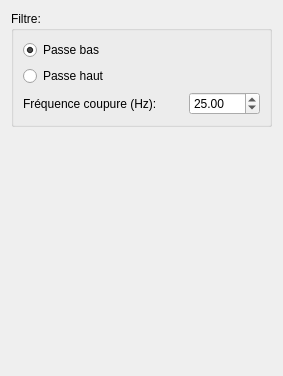
<?xml version="1.0" encoding="UTF-8"?>
<ui version="4.0">
 <class>Form</class>
 <widget class="QWidget" name="Form">
  <property name="geometry">
   <rect>
    <x>0</x>
    <y>0</y>
    <width>283</width>
    <height>376</height>
   </rect>
  </property>
  <property name="windowTitle">
   <string>Form</string>
  </property>
  <layout class="QVBoxLayout" name="verticalLayout">
   <item>
    <widget class="QGroupBox" name="groupBox_2">
     <property name="title">
      <string>Filtre:</string>
     </property>
     <layout class="QVBoxLayout" name="verticalLayout_3">
      <item>
       <widget class="QRadioButton" name="radioButton_4">
        <property name="text">
         <string>Passe bas</string>
        </property>
        <property name="checked">
         <bool>true</bool>
        </property>
       </widget>
      </item>
      <item>
       <widget class="QRadioButton" name="radioButton_5">
        <property name="text">
         <string>Passe haut</string>
        </property>
       </widget>
      </item>
      <item>
       <widget class="QWidget" name="widget" native="true">
        <layout class="QHBoxLayout" name="horizontalLayout">
         <property name="leftMargin">
          <number>0</number>
         </property>
         <property name="topMargin">
          <number>0</number>
         </property>
         <property name="rightMargin">
          <number>0</number>
         </property>
         <property name="bottomMargin">
          <number>0</number>
         </property>
         <item>
          <widget class="QLabel" name="label">
           <property name="text">
            <string>Fréquence coupure (Hz):</string>
           </property>
          </widget>
         </item>
         <item>
          <spacer name="horizontalSpacer">
           <property name="orientation">
            <enum>Qt::Horizontal</enum>
           </property>
           <property name="sizeHint" stdset="0">
            <size>
             <width>40</width>
             <height>20</height>
            </size>
           </property>
          </spacer>
         </item>
         <item>
          <widget class="QDoubleSpinBox" name="doubleSpinBox">
           <property name="decimals">
            <number>2</number>
           </property>
           <property name="minimum">
            <double>10.000000000000000</double>
           </property>
           <property name="maximum">
            <double>4000.000000000000000</double>
           </property>
           <property name="value">
            <double>25.000000000000000</double>
           </property>
          </widget>
         </item>
        </layout>
       </widget>
      </item>
     </layout>
    </widget>
   </item>
   <item>
    <spacer name="verticalSpacer">
     <property name="orientation">
      <enum>Qt::Vertical</enum>
     </property>
     <property name="sizeHint" stdset="0">
      <size>
       <width>20</width>
       <height>40</height>
      </size>
     </property>
    </spacer>
   </item>
  </layout>
 </widget>
 <resources/>
 <connections/>
</ui>
